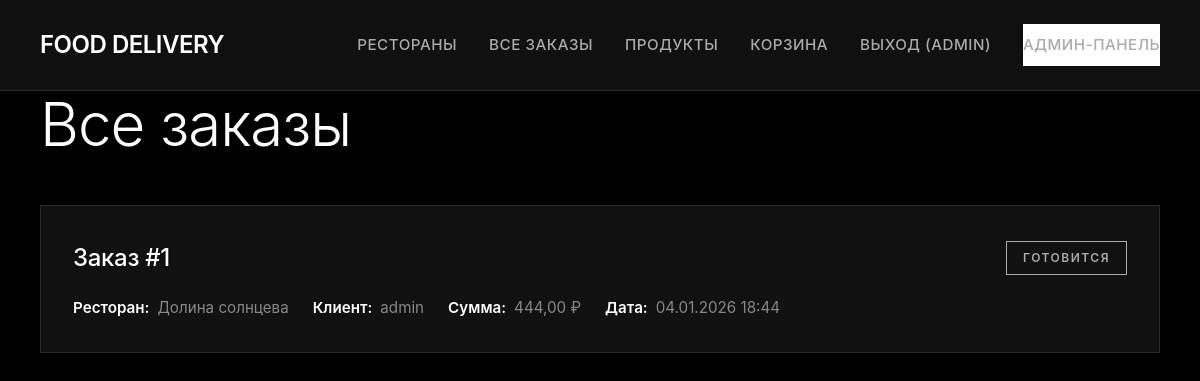
Screenshot of /orders/ (signed in) with the database file from the repository.
### app/models.py (models this page shows, shortened)
class Order(models.Model):
    STATUS_CHOICES = [
        ('pending', 'Ожидает'),
        ('preparing', 'Готовится'),
        ('ready', 'Готов'),
        ('delivering', 'Доставляется'),
        ('completed', 'Завершен'),
        ('cancelled', 'Отменен'),
    ]
    customer = models.ForeignKey(User, on_delete=models.CASCADE, verbose_name="Клиент")
    restaurant = models.ForeignKey(Restaurant, on_delete=models.CASCADE, verbose_name="Ресторан")
    courier = models.ForeignKey(Courier, on_delete=models.SET_NULL, null=True, blank=True, verbose_name="Курьер")
    status = models.CharField(max_length=20, choices=STATUS_CHOICES, default='pending', verbose_name="Статус")
    address = models.CharField(max_length=300, verbose_name="Адрес доставки")
    total_price = models.DecimalField(max_digits=10, decimal_places=2, default=0, verbose_name="Общая стоимость")
    created_at = models.DateTimeField(auto_now_add=True, verbose_name="Дата создания")
    updated_at = models.DateTimeField(auto_now=True, verbose_name="Дата обновления")
    history = HistoricalRecords()
    class Meta:
        verbose_name = "Заказ"
        verbose_name_plural = "Заказы"
        ordering = ['-created_at']

class Restaurant(models.Model):
    name = models.CharField(max_length=200, verbose_name="Название")
    address = models.CharField(max_length=300, verbose_name="Адрес")
    phone = models.CharField(max_length=20, verbose_name="Телефон")
    owner = models.ForeignKey(User, on_delete=models.CASCADE, verbose_name="Владелец")
    created_at = models.DateTimeField(auto_now_add=True, verbose_name="Дата создания")
    history = HistoricalRecords()
    class Meta:
        verbose_name = "Ресторан"# Единственное число
        verbose_name_plural = "Рестораны"# Множественное число
        ordering = ['name']# Сортировка по умолчанию

### app/views.py (the view)
# urls.py: path('orders/', views.orders, name='orders'),
@login_required
def orders(request):
    if request.user.is_superuser or request.user.is_staff:
        orders_list = Order.objects.all()
    else:
        orders_list = Order.objects.filter(customer=request.user)
    cart_items_count = get_cart_items_count(request)
    return render(request, 'orders.html', {
        'orders': orders_list,
        'cart_items_count': cart_items_count
    })

### app/views.py (called while the page is built)
def get_cart_items_count(request):
    cart = request.session.get('cart', {})
    return sum(cart.values())

### app/templates/orders.html (shortened to what this page needs)
{% load static %}
<!DOCTYPE html>
<html lang="ru">
<head>
  <link rel="stylesheet" href="{% static 'style.css' %}">
</head>
<body>
  <div class="header">
    <div class="container">
      <a href="{% url 'index' %}" class="logo">FOOD DELIVERY</a>
      <nav class="nav">
        <a href="{% url 'index' %}">Рестораны</a>
        <a href="{% url 'orders' %}">{% if user.is_superuser %}Все заказы{% else %}Мои заказы{% endif %}</a>
        <a href="{% url 'product_list' %}">Продукты</a>
        <a href="{% url 'cart' %}" class="cart-link">
          Корзина{% if cart_items_count > 0 %} ({{ cart_items_count }}){% endif %}
        </a>
        <a href="{% url 'logout' %}">Выход ({{ user.username }})</a>
        {% if user.is_superuser %}
        <a href="/admin/" class="admin-link">Админ-панель</a>
        {% endif %}
      </nav>
    </div>
  </div>
  <div class="container">
    <h1>{% if user.is_superuser %}Все заказы{% else %}Мои заказы{% endif %}</h1>
    {% if orders %}
    <div class="order-list">
      {% for order in orders %}
      <div class="order-item">
        <div class="order-item-header">
          <a href="{% url 'order_detail' order.id %}">Заказ #{{ order.id }}</a>
          <span class="status {{ order.status }}">{{ order.get_status_display }}</span>
        </div>
        <div class="order-item-info">
          <span><strong>Ресторан:</strong> {{ order.restaurant.name }}</span>
          {% if user.is_superuser %}
          <span><strong>Клиент:</strong> {{ order.customer.username }}</span>
          {% endif %}
          <span><strong>Сумма:</strong> {{ order.total_price }} ₽</span>
          <span><strong>Дата:</strong> {{ order.created_at|date:"d.m.Y H:i" }}</span>
        </div>
      </div>
      {% endfor %}
    </div>
    {% endif %}
  </div>
</body>
</html>

### app/static/style.css (style rules this page uses)
:root { --black: #000000; --black-light: #0a0a0a; --gray-dark: #111111; --gray-medium: #1a1a1a; --gray-border: #2a2a2a; --gray-text: #888888; --gray-light: #aaaaaa; --white: #ffffff; --white-dark: #f5f5f5; --transition: all 0.4s cubic-bezier(0.4, 0, 0.2, 1); --shadow: 0 8px 32px rgba(0, 0, 0, 0.4); --shadow-hover: 0 16px 48px rgba(255, 255, 255, 0.08); }
* { margin: 0; padding: 0; box-sizing: border-box; }
html { scroll-behavior: smooth; }
body { font-family: 'Inter', -apple-system, BlinkMacSystemFont, 'Segoe UI', 'Roboto', 'Helvetica Neue', Arial, sans-serif; background: var(--black); color: var(--white); line-height: 1.7; padding: 0; margin: 0; font-size: 16px; -webkit-font-smoothing: antialiased; -moz-osx-font-smoothing: grayscale; }
.container { max-width: 1400px; margin: 0 auto; padding: 0 40px; }
.header { background: var(--gray-dark); border-bottom: 1px solid var(--gray-border); position: sticky; top: 0; z-index: 100; backdrop-filter: blur(10px); background: rgba(17, 17, 17, 0.95); }
.header .container { display: flex; justify-content: space-between; align-items: center; padding: 24px 40px; }
.logo { font-size: 1.5rem; font-weight: 600; letter-spacing: -0.5px; color: var(--white); text-decoration: none; }
.nav { display: flex; gap: 32px; align-items: center; }
.nav a { color: var(--gray-light); text-decoration: none; font-size: 0.95rem; font-weight: 500; letter-spacing: 0.5px; text-transform: uppercase; transition: var(--transition); position: relative; padding: 8px 0; }
.nav a::after { content: ''; position: absolute; bottom: 0; left: 0; width: 0; height: 2px; background: var(--white); transition: var(--transition); }
.admin-link { background: var(--white); color: var(--black); padding: 10px 24px; border-radius: 0; font-weight: 600; text-transform: uppercase; letter-spacing: 1px; font-size: 0.85rem; transition: var(--transition); }
.admin-link::after { display: none; }
h1 { font-size: clamp(2.5rem, 5vw, 4rem); font-weight: 300; letter-spacing: -1px; line-height: 1.1; margin-bottom: 16px; color: var(--white); }
strong { font-weight: 600; color: var(--white); }
.order-list { margin: 48px 0; }
.order-item { background: var(--gray-dark); border: 1px solid var(--gray-border); padding: 32px; margin-bottom: 24px; transition: var(--transition); position: relative; }
.order-item-header { display: flex; justify-content: space-between; align-items: center; margin-bottom: 16px; flex-wrap: wrap; gap: 16px; }
.order-item a { font-size: 1.5rem; font-weight: 500; letter-spacing: -0.3px; text-decoration: none; color: var(--white); transition: var(--transition); }
.order-item-info { display: flex; flex-wrap: wrap; gap: 24px; color: var(--gray-text); font-size: 0.95rem; }
.order-item-info span { display: flex; align-items: center; gap: 8px; }
.status { display: inline-flex; align-items: center; padding: 6px 16px; background: var(--gray-dark); border: 1px solid var(--gray-border); text-transform: uppercase; font-size: 0.75rem; letter-spacing: 1.5px; font-weight: 600; border-radius: 0; }
.status.preparing { border-color: var(--gray-light); color: var(--gray-light); }
.cart-link { position: relative; }
.cart-link::after { display: none; }

### rows the page displays
Order: id "1", status "ГОТОВИТСЯ", restaurant.name "Долина солнцева", customer.username "admin", total_price "444,00", created_at "04.01.2026 18:44"

### other values shown
{{ user.username }} "ADMIN"
